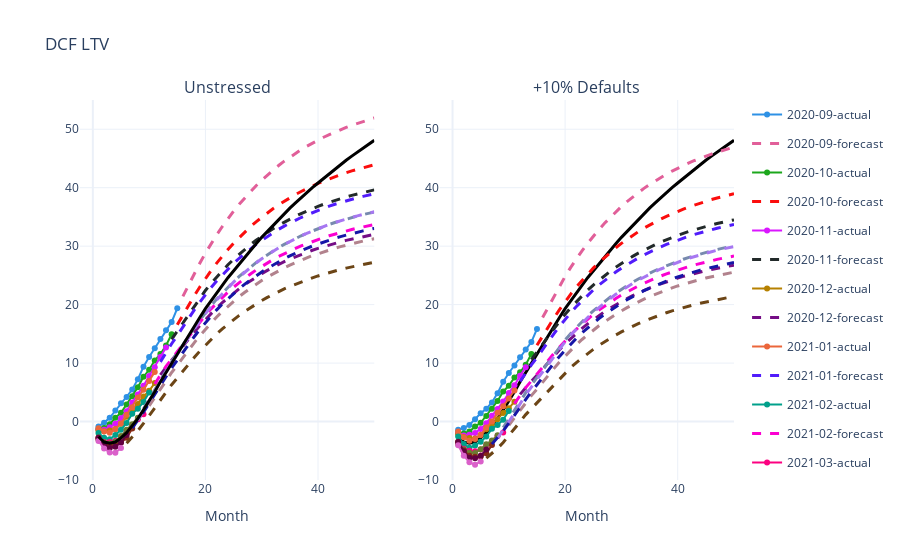

Notebook code cell kept with this figure:
### Code cell
colors = {i: c for i, c in enumerate(plotly.colors.qualitative.Dark24)}

fig = make_subplots(rows=1, cols=2, shared_xaxes=True,
                   subplot_titles=('Unstressed', '+10% Defaults'))

param = 'cumulative_dcf_ltv_per_original'

# LEFT PLOT
curves1=[]
for cohort in m1.forecast.cohort.unique():
    c_data = m1.forecast[m1.forecast.cohort == cohort]
    for dtype in c_data.data_type.unique():
        output = c_data[c_data.data_type == dtype][param]

        output.name = cohort + '-' + dtype

        curves1.append(output)
    
for i, cohort in enumerate(curves1):
    c = colors[i]
    if 'forecast' in cohort.name:
        fig.add_trace(go.Scatter(name=cohort.name, x=cohort.index, y=cohort, mode='lines',
                                 line=dict(width=3, dash='dash', color=c), legendgroup=f'{i}'), row=1, col=1)
    else:
        if cohort.notnull().any():
            fig.add_trace(go.Scatter(name=cohort.name, x=cohort.index, y=cohort, mode='markers+lines',
                                     line=dict(width=2, color=c), legendgroup=f'{i}'), row=1, col=1)

expected = m1.ltv_expected.cumulative_ltv_per_original
fig.add_trace(go.Scatter(name='expected', x=expected.index, y=expected, 
                         line=dict(color='black', width=3), legendgroup='e'), row=1, col=1)
fig.add_trace(go.Scatter(name='expected', x=expected.index, y=expected, 
                        line=dict(color='black', width=3), legendgroup='e', showlegend=False), row=1, col=2)

# RIGHT PLOT
curves2=[]
for cohort in m2.forecast.cohort.unique():
    c_data = m2.forecast[m2.forecast.cohort == cohort]
    for dtype in c_data.data_type.unique():
        output = c_data[c_data.data_type == dtype][param]

        output.name = cohort + '-' + dtype

        curves2.append(output)
        
for i, cohort in enumerate(curves2):
    c = colors[i]
    if 'forecast' in cohort.name:
        fig.add_trace(go.Scatter(name=cohort.name, x=cohort.index, y=cohort, mode='lines',
                                 line=dict(width=3, dash='dash', color=c), legendgroup=f'{i}', showlegend=False), row=1, col=2,)
    else:
        if cohort.notnull().any():
            fig.add_trace(go.Scatter(name=cohort.name, x=cohort.index, y=cohort, mode='markers+lines',
                                     line=dict(width=2, color=c), legendgroup=f'{i}', showlegend=False), row=1, col=2)

fig.update_layout(title='DCF LTV')
fig.layout.xaxis.title='Month'
fig.layout.xaxis2.title='Month'
fig.update_yaxes(range=[-10, 55])

fig.show()

### Figure 1 — Plotly figure (JSON) as saved in the notebook; plotly's stock layout.template omitted (floating-point values rounded to 4 significant figures)
{"data": [{"legendgroup": "0", "line": {"color": "#2E91E5", "width": 2}, "mode": "markers+lines", "name": "2020-09-actual", "type": "scatter", "x": [1, 2, 3, 4, 5, 6, 7, 8, 9, 10, 11, 12, 13, 14, 15], "xaxis": "x", "y": [-0.8291, -0.1874, 0.6487, 1.884, 3.14, 4.176, 5.479, 7.254, 9.365, 11.04, 12.53, 14.13, 15.6, 17.04, 19.36], "yaxis": "y"}, {"legendgroup": "1", "line": {"color": "#E15F99", "dash": "dash", "width": 3}, "mode": "lines", "name": "2020-09-forecast", "type": "scatter", "x": [16, 17, 18, 19, 20, 21, 22, 23, 24, 25, 26, 27, 28, 29, 30, 31, 32, 33, 34, 35, 36, 37, 38, 39, 40, 41, 42, 43, 44, 45, 46, 47, 48, 49, 50], "xaxis": "x", "y": [21.42, 23.35, 25.26, 27.08, 28.8, 30.41, 31.93, 33.36, 34.71, 35.97, 37.16, 38.29, 39.35, 40.34, 41.28, 42.17, 43.01, 43.79, 44.54, 45.23, 45.88, 46.5, 47.08, 47.63, 48.15, 48.63, 49.09, 49.53, 49.94, 50.32, 50.68, 51.02, 51.34, 51.64, 51.93], "yaxis": "y"}, {"legendgroup": "2", "line": {"color": "#1CA71C", "width": 2}, "mode": "markers+lines", "name": "2020-10-actual", "type": "scatter", "x": [1, 2, 3, 4, 5, 6, 7, 8, 9, 10, 11, 12, 13, 14], "xaxis": "x", "y": [-1.256, -1.103, -0.459, 0.6365, 1.499, 2.902, 4.322, 5.864, 7.664, 8.856, 10.46, 11.53, 13.0, 14.93], "yaxis": "y"}, {"legendgroup": "3", "line": {"color": "#FB0D0D", "dash": "dash", "width": 3}, "mode": "lines", "name": "2020-10-forecast", "type": "scatter", "x": [15, 16, 17, 18, 19, 20, 21, 22, 23, 24, 25, 26, 27, 28, 29, 30, 31, 32, 33, 34, 35, 36, 37, 38, 39, 40, 41, 42, 43, 44, 45, 46, 47, 48, 49, 50], "xaxis": "x", "y": [16.55, 18.27, 19.88, 21.49, 23.02, 24.46, 25.82, 27.09, 28.29, 29.42, 30.49, 31.49, 32.44, 33.33, 34.17, 34.96, 35.7, 36.41, 37.07, 37.69, 38.28, 38.83, 39.35, 39.84, 40.3, 40.73, 41.15, 41.53, 41.9, 42.24, 42.56, 42.87, 43.16, 43.43, 43.68, 43.92], "yaxis": "y"}, {"legendgroup": "4", "line": {"color": "#DA16FF", "width": 2}, "mode": "markers+lines", "name": "2020-11-actual", "type": "scatter", "x": [1, 2, 3, 4, 5, 6, 7, 8, 9, 10, 11, 12, 13], "xaxis": "x", "y": [-1.359, -1.405, -0.9622, -0.3764, 0.5757, 1.776, 3.265, 4.643, 6.13, 7.773, 9.281, 11.02, 12.65], "yaxis": "y"}, {"legendgroup": "5", "line": {"color": "#222A2A", "dash": "dash", "width": 3}, "mode": "lines", "name": "2020-11-forecast", "type": "scatter", "x": [14, 15, 16, 17, 18, 19, 20, 21, 22, 23, 24, 25, 26, 27, 28, 29, 30, 31, 32, 33, 34, 35, 36, 37, 38, 39, 40, 41, 42, 43, 44, 45, 46, 47, 48, 49, 50], "xaxis": "x", "y": [14.07, 15.47, 16.97, 18.38, 19.79, 21.15, 22.42, 23.62, 24.75, 25.81, 26.81, 27.75, 28.64, 29.47, 30.26, 31.0, 31.7, 32.36, 32.98, 33.56, 34.12, 34.63, 35.12, 35.58, 36.01, 36.42, 36.81, 37.17, 37.51, 37.83, 38.14, 38.42, 38.69, 38.95, 39.19, 39.41, 39.62], "yaxis": "y"}, {"legendgroup": "6", "line": {"color": "#B68100", "width": 2}, "mode": "markers+lines", "name": "2020-12-actual", "type": "scatter", "x": [1, 2, 3, 4, 5, 6, 7, 8, 9, 10, 11], "xaxis": "x", "y": [-1.553, -1.661, -1.522, -1.274, -0.3606, 0.8166, 1.805, 2.988, 4.273, 5.255, 6.571], "yaxis": "y"}, {"legendgroup": "7", "line": {"color": "#750D86", "dash": "dash", "width": 3}, "mode": "lines", "name": "2020-12-forecast", "type": "scatter", "x": [12, 13, 14, 15, 16, 17, 18, 19, 20, 21, 22, 23, 24, 25, 26, 27, 28, 29, 30, 31, 32, 33, 34, 35, 36, 37, 38, 39, 40, 41, 42, 43, 44, 45, 46, 47, 48, 49, 50], "xaxis": "x", "y": [7.976, 9.35, 10.51, 11.66, 12.91, 14.08, 15.27, 16.41, 17.49, 18.5, 19.45, 20.34, 21.18, 21.98, 22.72, 23.43, 24.09, 24.72, 25.31, 25.86, 26.39, 26.88, 27.35, 27.78, 28.2, 28.58, 28.95, 29.29, 29.62, 29.93, 30.22, 30.49, 30.75, 30.99, 31.22, 31.43, 31.63, 31.83, 32.01], "yaxis": "y"}, {"legendgroup": "8", "line": {"color": "#EB663B", "width": 2}, "mode": "markers+lines", "name": "2021-01-actual", "type": "scatter", "x": [1, 2, 3, 4, 5, 6, 7, 8, 9, 10, 11], "xaxis": "x", "y": [-1.131, -1.703, -1.9, -1.313, -0.3334, 1.173, 2.444, 4.115, 5.451, 6.953, 8.494], "yaxis": "y"}, {"legendgroup": "9", "line": {"color": "#511CFB", "dash": "dash", "width": 3}, "mode": "lines", "name": "2021-01-forecast", "type": "scatter", "x": [12, 13, 14, 15, 16, 17, 18, 19, 20, 21, 22, 23, 24, 25, 26, 27, 28, 29, 30, 31, 32, 33, 34, 35, 36, 37, 38, 39, 40, 41, 42, 43, 44, 45, 46, 47, 48, 49, 50], "xaxis": "x", "y": [10.21, 11.88, 13.31, 14.72, 16.23, 17.64, 19.06, 20.42, 21.7, 22.9, 24.03, 25.09, 26.1, 27.04, 27.93, 28.77, 29.56, 30.3, 31.0, 31.66, 32.29, 32.88, 33.43, 33.95, 34.44, 34.9, 35.33, 35.74, 36.13, 36.49, 36.84, 37.16, 37.47, 37.75, 38.02, 38.28, 38.52, 38.75, 38.96], "yaxis": "y"}, {"legendgroup": "10", "line": {"color": "#00A08B", "width": 2}, "mode": "markers+lines", "name": "2021-02-actual", "type": "scatter", "x": [1, 2, 3, 4, 5, 6, 7, 8, 9, 10], "xaxis": "x", "y": [-1.973, -2.772, -3.017, -2.298, -1.395, -0.2411, 1.316, 2.205, 3.325, 4.972], "yaxis": "y"}, {"legendgroup": "11", "line": {"color": "#FB00D1", "dash": "dash", "width": 3}, "mode": "lines", "name": "2021-02-forecast", "type": "scatter", "x": [11, 12, 13, 14, 15, 16, 17, 18, 19, 20, 21, 22, 23, 24, 25, 26, 27, 28, 29, 30, 31, 32, 33, 34, 35, 36, 37, 38, 39, 40, 41, 42, 43, 44, 45, 46, 47, 48, 49, 50], "xaxis": "x", "y": [6.418, 7.948, 9.44, 10.71, 11.96, 13.3, 14.56, 15.83, 17.05, 18.19, 19.27, 20.29, 21.24, 22.14, 22.98, 23.78, 24.53, 25.24, 25.91, 26.54, 27.14, 27.7, 28.22, 28.72, 29.19, 29.63, 30.04, 30.43, 30.8, 31.15, 31.48, 31.78, 32.08, 32.35, 32.61, 32.85, 33.08, 33.3, 33.5, 33.7], "yaxis": "y"}, {"legendgroup": "12", "line": {"color": "#FC0080", "width": 2}, "mode": "markers+lines", "name": "2021-03-actual", "type": "scatter", "x": [1, 2, 3, 4, 5, 6, 7, 8, 9], "xaxis": "x", "y": [-2.93, -3.519, -3.511, -3.267, -2.657, -1.615, -0.7029, 0.377, 1.257], "yaxis": "y"}, {"legendgroup": "13", "line": {"color": "#B2828D", "dash": "dash", "width": 3}, "mode": "lines", "name": "2021-03-forecast", "type": "scatter", "x": [10, 11, 12, 13, 14, 15, 16, 17, 18, 19, 20, 21, 22, 23, 24, 25, 26, 27, 28, 29, 30, 31, 32, 33, 34, 35, 36, 37, 38, 39, 40, 41, 42, 43, 44, 45, 46, 47, 48, 49, 50], "xaxis": "x", "y": [2.669, 4.114, 5.641, 7.129, 8.387, 9.625, 10.96, 12.21, 13.47, 14.68, 15.81, 16.88, 17.89, 18.84, 19.73, 20.57, 21.37, 22.12, 22.82, 23.49, 24.12, 24.71, 25.27, 25.79, 26.29, 26.75, 27.19, 27.61, 28.0, 28.36, 28.71, 29.04, 29.35, 29.64, 29.92, 30.17, 30.42, 30.65, 30.86, 31.07, 31.26], "yaxis": "y"}, {"legendgroup": "14", "line": {"color": "#6C7C32", "width": 2}, "mode": "markers+lines", "name": "2021-04-actual", "type": "scatter", "x": [1, 2, 3, 4, 5, 6, 7, 8], "xaxis": "x", "y": [-3.114, -3.593, -3.757, -3.423, -2.492, -1.395, -0.479, 0.6565], "yaxis": "y"}, {"legendgroup": "15", "line": {"color": "#778AAE", "dash": "dash", "width": 3}, "mode": "lines", "name": "2021-04-forecast", "type": "scatter", "x": [9, 10, 11, 12, 13, 14, 15, 16, 17, 18, 19, 20, 21, 22, 23, 24, 25, 26, 27, 28, 29, 30, 31, 32, 33, 34, 35, 36, 37, 38, 39, 40, 41, 42, 43, 44, 45, 46, 47, 48, 49, 50], "xaxis": "x", "y": [2.185, 3.798, 5.439, 7.164, 8.844, 10.27, 11.68, 13.18, 14.59, 16.0, 17.35, 18.62, 19.81, 20.94, 22.0, 23.0, 23.94, 24.82, 25.66, 26.44, 27.19, 27.89, 28.55, 29.17, 29.75, 30.31, 30.83, 31.31, 31.77, 32.21, 32.62, 33.0, 33.37, 33.71, 34.04, 34.34, 34.63, 34.9, 35.16, 35.4, 35.62, 35.84], "yaxis": "y"}, {"legendgroup": "16", "line": {"color": "#862A16", "width": 2}, "mode": "markers+lines", "name": "2021-05-actual", "type": "scatter", "x": [1, 2, 3, 4, 5, 6, 7], "xaxis": "x", "y": [-2.737, -3.714, -4.182, -3.983, -3.599, -2.781, -1.188], "yaxis": "y"}, {"legendgroup": "17", "line": {"color": "#A777F1", "dash": "dash", "width": 3}, "mode": "lines", "name": "2021-05-forecast", "type": "scatter", "x": [8, 9, 10, 11, 12, 13, 14, 15, 16, 17, 18, 19, 20, 21, 22, 23, 24, 25, 26, 27, 28, 29, 30, 31, 32, 33, 34, 35, 36, 37, 38, 39, 40, 41, 42, 43, 44, 45, 46, 47, 48, 49, 50], "xaxis": "x", "y": [0.2374, 1.807, 3.458, 5.134, 6.89, 8.597, 10.05, 11.47, 12.98, 14.4, 15.83, 17.19, 18.47, 19.68, 20.81, 21.88, 22.89, 23.84, 24.73, 25.58, 26.37, 27.12, 27.83, 28.5, 29.13, 29.72, 30.28, 30.8, 31.3, 31.76, 32.2, 32.61, 33.0, 33.37, 33.72, 34.05, 34.36, 34.65, 34.92, 35.18, 35.42, 35.65, 35.87], "yaxis": "y"}, {"legendgroup": "18", "line": {"color": "#620042", "width": 2}, "mode": "markers+lines", "name": "2021-06-actual", "type": "scatter", "x": [1, 2, 3, 4, 5, 6], "xaxis": "x", "y": [-2.799, -3.91, -4.538, -4.291, -3.592, -2.312], "yaxis": "y"}, {"legendgroup": "19", "line": {"color": "#1616A7", "dash": "dash", "width": 3}, "mode": "lines", "name": "2021-06-forecast", "type": "scatter", "x": [7, 8, 9, 10, 11, 12, 13, 14, 15, 16, 17, 18, 19, 20, 21, 22, 23, 24, 25, 26, 27, 28, 29, 30, 31, 32, 33, 34, 35, 36, 37, 38, 39, 40, 41, 42, 43, 44, 45, 46, 47, 48, 49, 50], "xaxis": "x", "y": [-1.126, 0.1718, 1.61, 3.128, 4.67, 6.29, 7.862, 9.189, 10.49, 11.88, 13.19, 14.5, 15.76, 16.94, 18.06, 19.11, 20.1, 21.03, 21.9, 22.73, 23.51, 24.25, 24.94, 25.59, 26.21, 26.79, 27.34, 27.86, 28.34, 28.8, 29.23, 29.63, 30.02, 30.38, 30.72, 31.04, 31.35, 31.63, 31.9, 32.15, 32.39, 32.62, 32.83, 33.03], "yaxis": "y"}, {"legendgroup": "20", "line": {"color": "#DA60CA", "width": 2}, "mode": "markers+lines", "name": "2021-07-actual", "type": "scatter", "x": [1, 2, 3, 4, 5], "xaxis": "x", "y": [-3.314, -4.607, -5.306, -5.345, -4.526], "yaxis": "y"}, {"legendgroup": "21", "line": {"color": "#6C4516", "dash": "dash", "width": 3}, "mode": "lines", "name": "2021-07-forecast", "type": "scatter", "x": [6, 7, 8, 9, 10, 11, 12, 13, 14, 15, 16, 17, 18, 19, 20, 21, 22, 23, 24, 25, 26, 27, 28, 29, 30, 31, 32, 33, 34, 35, 36, 37, 38, 39, 40, 41, 42, 43, 44, 45, 46, 47, 48, 49, 50], "xaxis": "x", "y": [-3.695, -2.682, -1.564, -0.3154, 1.007, 2.356, 3.775, 5.153, 6.306, 7.437, 8.653, 9.791, 10.94, 12.04, 13.08, 14.06, 14.98, 15.85, 16.67, 17.44, 18.17, 18.85, 19.5, 20.11, 20.69, 21.23, 21.74, 22.22, 22.68, 23.11, 23.51, 23.89, 24.25, 24.59, 24.9, 25.21, 25.49, 25.76, 26.01, 26.25, 26.47, 26.68, 26.88, 27.07, 27.25], "yaxis": "y"}, {"legendgroup": "e", "line": {"color": "black", "width": 3}, "name": "expected", "type": "scatter", "x": [1, 2, 3, 4, 5, 6, 7, 8, 9, 10, 11, 12, 13, 14, 15, 16, 17, 18, 19, 20, 21, 22, 23, 24, 25, 26, 27, 28, 29, 30, 31, 32, 33, 34, 35, 36, 37, 38, 39, 40, 41, 42, 43, 44, 45, 46, 47, 48, 49, 50], "xaxis": "x", "y": [-2.6, -3.5, -3.7, -3.5, -2.8, -1.9, -0.7, 0.5, 2, 3.5, 5.1, 6.8, 8.4, 9.9, 11.5, 13.1, 14.7, 16.3, 17.8, 19.3, 20.7, 22.1, 23.3, 24.6, 25.8, 27, 28.2, 29.3, 30.4, 31.5, 32.5, 33.6, 34.5, 35.5, 36.5, 37.4, 38.3, 39.1, 40, 40.8, 41.6, 42.4, 43.2, 44, 44.7, 45.4, 46.1, 46.8, 47.5, 48.1], "yaxis": "y"}, {"legendgroup": "e", "line": {"color": "black", "width": 3}, "name": "expected", "showlegend": false, "type": "scatter", "x": [1, 2, 3, 4, 5, 6, 7, 8, 9, 10, 11, 12, 13, 14, 15, 16, 17, 18, 19, 20, 21, 22, 23, 24, 25, 26, 27, 28, 29, 30, 31, 32, 33, 34, 35, 36, 37, 38, 39, 40, 41, 42, 43, 44, 45, 46, 47, 48, 49, 50], "xaxis": "x2", "y": [-2.6, -3.5, -3.7, -3.5, -2.8, -1.9, -0.7, 0.5, 2, 3.5, 5.1, 6.8, 8.4, 9.9, 11.5, 13.1, 14.7, 16.3, 17.8, 19.3, 20.7, 22.1, 23.3, 24.6, 25.8, 27, 28.2, 29.3, 30.4, 31.5, 32.5, 33.6, 34.5, 35.5, 36.5, 37.4, 38.3, 39.1, 40, 40.8, 41.6, 42.4, 43.2, 44, 44.7, 45.4, 46.1, 46.8, 47.5, 48.1], "yaxis": "y2"}, {"legendgroup": "0", "line": {"color": "#2E91E5", "width": 2}, "mode": "markers+lines", "name": "2020-09-actual", "showlegend": false, "type": "scatter", "x": [1, 2, 3, 4, 5, 6, 7, 8, 9, 10, 11, 12, 13, 14, 15], "xaxis": "x2", "y": [-1.407, -1.11, -0.58, 0.3945, 1.41, 2.2, 3.255, 4.858, 6.806, 8.298, 9.589, 11.01, 12.32, 13.6, 15.83], "yaxis": "y2"}, {"legendgroup": "1", "line": {"color": "#E15F99", "dash": "dash", "width": 3}, "mode": "lines", "name": "2020-09-forecast", "showlegend": false, "type": "scatter", "x": [16, 17, 18, 19, 20, 21, 22, 23, 24, 25, 26, 27, 28, 29, 30, 31, 32, 33, 34, 35, 36, 37, 38, 39, 40, 41, 42, 43, 44, 45, 46, 47, 48, 49, 50], "xaxis": "x2", "y": [17.78, 19.61, 21.44, 23.19, 24.83, 26.38, 27.83, 29.2, 30.48, 31.69, 32.83, 33.91, 34.92, 35.88, 36.78, 37.62, 38.42, 39.17, 39.88, 40.55, 41.17, 41.76, 42.32, 42.84, 43.34, 43.8, 44.24, 44.65, 45.05, 45.41, 45.76, 46.08, 46.39, 46.68, 46.95], "yaxis": "y2"}, {"legendgroup": "2", "line": {"color": "#1CA71C", "width": 2}, "mode": "markers+lines", "name": "2020-10-actual", "showlegend": false, "type": "scatter", "x": [1, 2, 3, 4, 5, 6, 7, 8, 9, 10, 11, 12, 13, 14], "xaxis": "x2", "y": [-1.853, -2.048, -1.704, -0.8414, -0.2192, 0.9685, 2.176, 3.512, 5.147, 6.114, 7.549, 8.417, 9.727, 11.55], "yaxis": "y2"}, {"legendgroup": "3", "line": {"color": "#FB0D0D", "dash": "dash", "width": 3}, "mode": "lines", "name": "2020-10-forecast", "showlegend": false, "type": "scatter", "x": [15, 16, 17, 18, 19, 20, 21, 22, 23, 24, 25, 26, 27, 28, 29, 30, 31, 32, 33, 34, 35, 36, 37, 38, 39, 40, 41, 42, 43, 44, 45, 46, 47, 48, 49, 50], "xaxis": "x2", "y": [13.05, 14.66, 16.17, 17.69, 19.15, 20.52, 21.8, 23.01, 24.15, 25.23, 26.24, 27.19, 28.08, 28.93, 29.72, 30.47, 31.18, 31.85, 32.47, 33.07, 33.62, 34.14, 34.63, 35.1, 35.54, 35.95, 36.34, 36.71, 37.05, 37.38, 37.68, 37.97, 38.24, 38.5, 38.74, 38.97], "yaxis": "y2"}, {"legendgroup": "4", "line": {"color": "#DA16FF", "width": 2}, "mode": "markers+lines", "name": "2020-11-actual", "showlegend": false, "type": "scatter", "x": [1, 2, 3, 4, 5, 6, 7, 8, 9, 10, 11, 12, 13], "xaxis": "x2", "y": [-1.953, -2.383, -2.251, -1.94, -1.256, -0.2925, 0.9739, 2.144, 3.424, 4.89, 6.222, 7.814, 9.293], "yaxis": "y2"}, {"legendgroup": "5", "line": {"color": "#222A2A", "dash": "dash", "width": 3}, "mode": "lines", "name": "2020-11-forecast", "showlegend": false, "type": "scatter", "x": [14, 15, 16, 17, 18, 19, 20, 21, 22, 23, 24, 25, 26, 27, 28, 29, 30, 31, 32, 33, 34, 35, 36, 37, 38, 39, 40, 41, 42, 43, 44, 45, 46, 47, 48, 49, 50], "xaxis": "x2", "y": [10.57, 11.84, 13.23, 14.54, 15.87, 17.14, 18.34, 19.47, 20.53, 21.53, 22.46, 23.35, 24.18, 24.96, 25.7, 26.4, 27.06, 27.68, 28.26, 28.81, 29.33, 29.81, 30.27, 30.7, 31.11, 31.49, 31.85, 32.19, 32.52, 32.82, 33.1, 33.37, 33.63, 33.86, 34.09, 34.3, 34.5], "yaxis": "y2"}, {"legendgroup": "6", "line": {"color": "#B68100", "width": 2}, "mode": "markers+lines", "name": "2020-12-actual", "showlegend": false, "type": "scatter", "x": [1, 2, 3, 4, 5, 6, 7, 8, 9, 10, 11], "xaxis": "x2", "y": [-2.166, -2.636, -2.816, -2.899, -2.245, -1.308, -0.5607, 0.3968, 1.48, 2.253, 3.4], "yaxis": "y2"}, {"legendgroup": "7", "line": {"color": "#750D86", "dash": "dash", "width": 3}, "mode": "lines", "name": "2020-12-forecast", "showlegend": false, "type": "scatter", "x": [12, 13, 14, 15, 16, 17, 18, 19, 20, 21, 22, 23, 24, 25, 26, 27, 28, 29, 30, 31, 32, 33, 34, 35, 36, 37, 38, 39, 40, 41, 42, 43, 44, 45, 46, 47, 48, 49, 50], "xaxis": "x2", "y": [4.646, 5.87, 6.895, 7.912, 9.053, 10.12, 11.23, 12.28, 13.28, 14.22, 15.1, 15.93, 16.71, 17.45, 18.14, 18.79, 19.41, 19.99, 20.54, 21.05, 21.54, 22.0, 22.43, 22.84, 23.22, 23.58, 23.92, 24.24, 24.54, 24.82, 25.09, 25.35, 25.59, 25.81, 26.02, 26.22, 26.41, 26.59, 26.75], "yaxis": "y2"}, {"legendgroup": "8", "line": {"color": "#EB663B", "width": 2}, "mode": "markers+lines", "name": "2021-01-actual", "showlegend": false, "type": "scatter", "x": [1, 2, 3, 4, 5, 6, 7, 8, 9, 10, 11], "xaxis": "x2", "y": [-1.69, -2.679, -3.281, -3.008, -2.313, -1.016, 0.01165, 1.49, 2.625, 3.942, 5.306], "yaxis": "y2"}, {"legendgroup": "9", "line": {"color": "#511CFB", "dash": "dash", "width": 3}, "mode": "lines", "name": "2021-01-forecast", "showlegend": false, "type": "scatter", "x": [12, 13, 14, 15, 16, 17, 18, 19, 20, 21, 22, 23, 24, 25, 26, 27, 28, 29, 30, 31, 32, 33, 34, 35, 36, 37, 38, 39, 40, 41, 42, 43, 44, 45, 46, 47, 48, 49, 50], "xaxis": "x2", "y": [6.861, 8.385, 9.679, 10.96, 12.36, 13.67, 15.0, 16.28, 17.48, 18.61, 19.67, 20.68, 21.62, 22.5, 23.34, 24.13, 24.87, 25.57, 26.23, 26.85, 27.43, 27.99, 28.51, 28.99, 29.45, 29.89, 30.29, 30.68, 31.04, 31.39, 31.71, 32.01, 32.3, 32.57, 32.82, 33.06, 33.29, 33.5, 33.7], "yaxis": "y2"}, {"legendgroup": "10", "line": {"color": "#00A08B", "width": 2}, "mode": "markers+lines", "name": "2021-02-actual", "showlegend": false, "type": "scatter", "x": [1, 2, 3, 4, 5, 6, 7, 8, 9, 10], "xaxis": "x2", "y": [-2.579, -3.86, -4.504, -4.09, -3.462, -2.559, -1.213, -0.5762, 0.3159, 1.803], "yaxis": "y2"}, {"legendgroup": "11", "line": {"color": "#FB00D1", "dash": "dash", "width": 3}, "mode": "lines", "name": "2021-02-forecast", "showlegend": false, "type": "scatter", "x": [11, 12, 13, 14, 15, 16, 17, 18, 19, 20, 21, 22, 23, 24, 25, 26, 27, 28, 29, 30, 31, 32, 33, 34, 35, 36, 37, 38, 39, 40, 41, 42, 43, 44, 45, 46, 47, 48, 49, 50], "xaxis": "x2", "y": [3.083, 4.456, 5.801, 6.935, 8.056, 9.292, 10.45, 11.64, 12.77, 13.84, 14.85, 15.79, 16.68, 17.52, 18.31, 19.06, 19.76, 20.42, 21.04, 21.63, 22.18, 22.71, 23.2, 23.67, 24.1, 24.51, 24.9, 25.26, 25.6, 25.93, 26.24, 26.52, 26.8, 27.05, 27.29, 27.52, 27.74, 27.94, 28.13, 28.31], "yaxis": "y2"}, {"legendgroup": "12", "line": {"color": "#FC0080", "width": 2}, "mode": "markers+lines", "name": "2021-03-actual", "showlegend": false, "type": "scatter", "x": [1, 2, 3, 4, 5, 6, 7, 8, 9], "xaxis": "x2", "y": [-3.637, -4.646, -5.016, -5.104, -4.795, -4.006, -3.332, -2.479, -1.854], "yaxis": "y2"}, {"legendgroup": "13", "line": {"color": "#B2828D", "dash": "dash", "width": 3}, "mode": "lines", "name": "2021-03-forecast", "showlegend": false, "type": "scatter", "x": [10, 11, 12, 13, 14, 15, 16, 17, 18, 19, 20, 21, 22, 23, 24, 25, 26, 27, 28, 29, 30, 31, 32, 33, 34, 35, 36, 37, 38, 39, 40, 41, 42, 43, 44, 45, 46, 47, 48, 49, 50], "xaxis": "x2", "y": [-0.6378, 0.6287, 1.988, 3.318, 4.432, 5.534, 6.75, 7.89, 9.057, 10.18, 11.23, 12.22, 13.16, 14.04, 14.87, 15.65, 16.38, 17.08, 17.73, 18.35, 18.93, 19.48, 20.0, 20.49, 20.95, 21.38, 21.79, 22.17, 22.53, 22.87, 23.19, 23.5, 23.79, 24.06, 24.31, 24.55, 24.78, 24.99, 25.19, 25.38, 25.56], "yaxis": "y2"}, {"legendgroup": "14", "line": {"color": "#6C7C32", "width": 2}, "mode": "markers+lines", "name": "2021-04-actual", "showlegend": false, "type": "scatter", "x": [1, 2, 3, 4, 5, 6, 7, 8], "xaxis": "x2", "y": [-3.866, -4.802, -5.359, -5.375, -4.726, -3.883, -3.233, -2.348], "yaxis": "y2"}, {"legendgroup": "15", "line": {"color": "#778AAE", "dash": "dash", "width": 3}, "mode": "lines", "name": "2021-04-forecast", "showlegend": false, "type": "scatter", "x": [9, 10, 11, 12, 13, 14, 15, 16, 17, 18, 19, 20, 21, 22, 23, 24, 25, 26, 27, 28, 29, 30, 31, 32, 33, 34, 35, 36, 37, 38, 39, 40, 41, 42, 43, 44, 45, 46, 47, 48, 49, 50], "xaxis": "x2", "y": [-1.027, 0.3919, 1.856, 3.415, 4.939, 6.226, 7.497, 8.881, 10.18, 11.5, 12.76, 13.95, 15.07, 16.13, 17.12, 18.05, 18.93, 19.76, 20.54, 21.28, 21.97, 22.63, 23.25, 23.83, 24.38, 24.9, 25.38, 25.84, 26.27, 26.67, 27.06, 27.42, 27.76, 28.08, 28.39, 28.67, 28.94, 29.2, 29.43, 29.66, 29.87, 30.07], "yaxis": "y2"}, {"legendgroup": "16", "line": {"color": "#862A16", "width": 2}, "mode": "markers+lines", "name": "2021-05-actual", "showlegend": false, "type": "scatter", "x": [1, 2, 3, 4, 5, 6, 7], "xaxis": "x2", "y": [-3.477, -4.945, -5.857, -6.02, -5.961, -5.411, -4.033], "yaxis": "y2"}, {"legendgroup": "17", "line": {"color": "#A777F1", "dash": "dash", "width": 3}, "mode": "lines", "name": "2021-05-forecast", "showlegend": false, "type": "scatter", "x": [8, 9, 10, 11, 12, 13, 14, 15, 16, 17, 18, 19, 20, 21, 22, 23, 24, 25, 26, 27, 28, 29, 30, 31, 32, 33, 34, 35, 36, 37, 38, 39, 40, 41, 42, 43, 44, 45, 46, 47, 48, 49, 50], "xaxis": "x2", "y": [-2.842, -1.488, -0.03814, 1.454, 3.038, 4.583, 5.885, 7.167, 8.562, 9.871, 11.2, 12.47, 13.67, 14.8, 15.86, 16.86, 17.8, 18.69, 19.53, 20.31, 21.06, 21.76, 22.42, 23.04, 23.63, 24.19, 24.71, 25.2, 25.66, 26.1, 26.51, 26.89, 27.26, 27.6, 27.93, 28.24, 28.53, 28.8, 29.05, 29.29, 29.52, 29.74, 29.94], "yaxis": "y2"}, {"legendgroup": "18", "line": {"color": "#620042", "width": 2}, "mode": "markers+lines", "name": "2021-06-actual", "showlegend": false, "type": "scatter", "x": [1, 2, 3, 4, 5, 6], "xaxis": "x2", "y": [-3.506, -5.12, -6.192, -6.267, -5.847, -4.803], "yaxis": "y2"}, {"legendgroup": "19", "line": {"color": "#1616A7", "dash": "dash", "width": 3}, "mode": "lines", "name": "2021-06-forecast", "showlegend": false, "type": "scatter", "x": [7, 8, 9, 10, 11, 12, 13, 14, 15, 16, 17, 18, 19, 20, 21, 22, 23, 24, 25, 26, 27, 28, 29, 30, 31, 32, 33, 34, 35, 36, 37, 38, 39, 40, 41, 42, 43, 44, 45, 46, 47, 48, 49, 50], "xaxis": "x2", "y": [-3.864, -2.803, -1.582, -0.268, 1.09, 2.537, 3.947, 5.127, 6.289, 7.563, 8.757, 9.975, 11.14, 12.24, 13.28, 14.26, 15.17, 16.04, 16.85, 17.62, 18.35, 19.03, 19.67, 20.28, 20.86, 21.4, 21.91, 22.39, 22.84, 23.26, 23.66, 24.04, 24.4, 24.73, 25.05, 25.35, 25.63, 25.9, 26.15, 26.38, 26.61, 26.82, 27.01, 27.2], "yaxis": "y2"}, {"legendgroup": "20", "line": {"color": "#DA60CA", "width": 2}, "mode": "markers+lines", "name": "2021-07-actual", "showlegend": false, "type": "scatter", "x": [1, 2, 3, 4, 5], "xaxis": "x2", "y": [-4.071, -5.858, -6.979, -7.372, -6.824], "yaxis": "y2"}, {"legendgroup": "21", "line": {"color": "#6C4516", "dash": "dash", "width": 3}, "mode": "lines", "name": "2021-07-forecast", "showlegend": false, "type": "scatter", "x": [6, 7, 8, 9, 10, 11, 12, 13, 14, 15, 16, 17, 18, 19, 20, 21, 22, 23, 24, 25, 26, 27, 28, 29, 30, 31, 32, 33, 34, 35, 36, 37, 38, 39, 40, 41, 42, 43, 44, 45, 46, 47, 48, 49, 50], "xaxis": "x2", "y": [-6.255, -5.488, -4.604, -3.57, -2.448, -1.282, -0.03319, 1.185, 2.193, 3.187, 4.285, 5.314, 6.37, 7.384, 8.34, 9.24, 10.09, 10.89, 11.64, 12.35, 13.02, 13.65, 14.24, 14.81, 15.33, 15.83, 16.31, 16.75, 17.17, 17.57, 17.94, 18.29, 18.62, 18.93, 19.22, 19.5, 19.76, 20.01, 20.24, 20.46, 20.67, 20.86, 21.05, 21.22, 21.38], "yaxis": "y2"}], "layout": {"annotations": [{"font": {"size": 16}, "showarrow": false, "text": "Unstressed", "x": 0.225, "xanchor": "center", "xref": "paper", "y": 1, "yanchor": "bottom", "yref": "paper"}, {"font": {"size": 16}, "showarrow": false, "text": "+10% Defaults", "x": 0.775, "xanchor": "center", "xref": "paper", "y": 1, "yanchor": "bottom", "yref": "paper"}], "title": {"text": "DCF LTV"}, "xaxis": {"anchor": "y", "domain": [0, 0.45], "title": {"text": "Month"}}, "xaxis2": {"anchor": "y2", "domain": [0.55, 1], "title": {"text": "Month"}}, "yaxis": {"anchor": "x", "domain": [0, 1], "range": [-10, 55]}, "yaxis2": {"anchor": "x2", "domain": [0, 1], "range": [-10, 55]}}}
